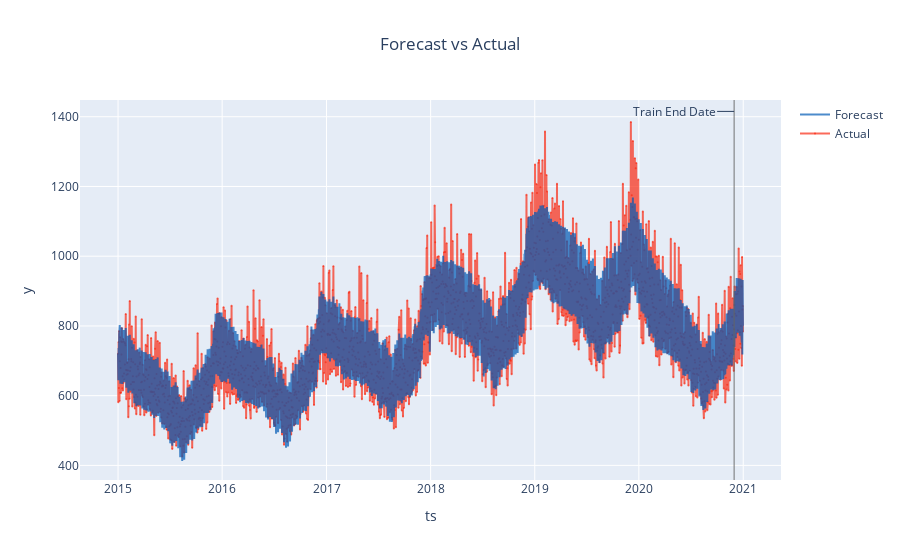

Here is the notebook cell this chart was saved with:
### Code cell
# Visualization
fig = result.backtest.plot()
iplot(fig)

### Figure 1 — Plotly figure (JSON) as saved in the notebook; plotly's stock layout.template omitted (floating-point values rounded to 4 significant figures; data arrays with more than 128 entries replaced by an {"elided": "..."} marker saying what was removed)
{"data": [{"line": {"color": "rgba(250, 43, 20, 0.7)"}, "marker": {"color": "rgba(250, 43, 20, 0.7)", "size": 2}, "mode": "lines+markers", "name": "Actual", "opacity": 1, "type": "scatter", "x": {"elided": "2192 str values"}, "y": {"elided": "2192 float values"}}, {"line": {"color": "rgba(0, 90, 181, 0.7)", "dash": "solid"}, "name": "Forecast", "type": "scatter", "x": {"elided": "2192 str values"}, "y": {"elided": "2192 float values"}}], "layout": {"annotations": [{"arrowhead": 0, "ax": -60, "ay": 0, "showarrow": true, "text": "Train End Date", "x": "2020-11-30T00:00:00", "xref": "x", "y": 0.97, "yref": "paper"}], "legend": {"traceorder": "reversed"}, "shapes": [{"line": {"color": "rgba(100, 100, 100, 0.9)", "width": 1}, "type": "line", "x0": "2020-11-30T00:00:00", "x1": "2020-11-30T00:00:00", "xref": "x", "y0": 0, "y1": 1, "yref": "paper"}], "showlegend": true, "title": {"text": "Forecast vs Actual", "x": 0.5}, "xaxis": {"title": {"text": "ts"}}, "yaxis": {"title": {"text": "y"}}}}
